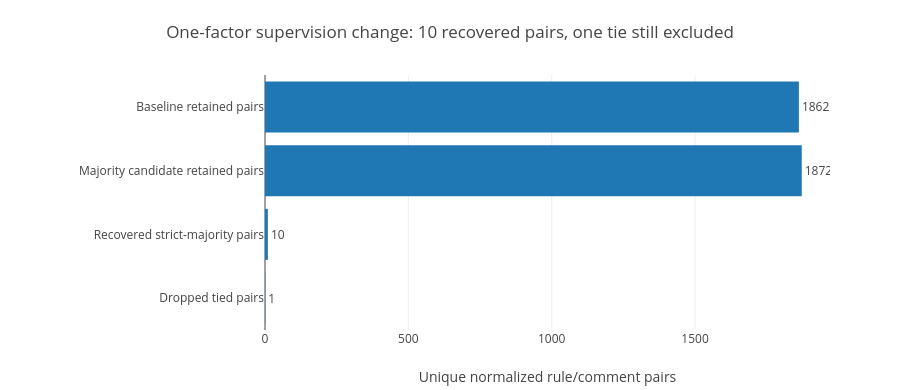

Source (notebook cell):
### Markdown cell above
## What changed in the supervision?

### Code cell
labels = ["Baseline retained pairs", "Majority candidate retained pairs", "Recovered strict-majority pairs", "Dropped tied pairs"]
values = [audit["baseline_retained_pairs"], audit["candidate_retained_pairs"], audit["resolved_majority_pairs"], audit["discarded_tie_pairs"]]
pio.templates.default = "none"
fig = go.Figure(go.Bar(x=values, y=labels, orientation="h", text=values, textposition="outside"))
fig.update_layout(title="One-factor supervision change: 10 recovered pairs, one tie still excluded", height=390, margin=dict(l=265, r=70, t=75, b=60), xaxis_title="Unique normalized rule/comment pairs", yaxis=dict(autorange="reversed", automargin=True), showlegend=False)
display(fig)
maxv=max(values)
rows=[]
for i,(label,value) in enumerate(zip(labels,values)):
    y=80+i*70; width=600*value/maxv if maxv else 0
    rows += [f'<text x="20" y="{y+18}" font-size="14">{label}</text>', f'<rect x="310" y="{y}" width="{width:.1f}" height="28" fill="#4C78A8"/>', f'<text x="{320+width:.1f}" y="{y+20}" font-size="14">{value}</text>']
svg='<svg xmlns="http://www.w3.org/2000/svg" width="1050" height="390" viewBox="0 0 1050 390"><rect width="1050" height="390" fill="white"/><text x="20" y="34" font-size="20">Supervision audit fallback</text>'+''.join(rows)+'</svg>'
display(SVG(svg))

### Figure 1 — Plotly figure (JSON) as saved in the notebook; plotly's stock layout.template omitted (floating-point values rounded to 4 significant figures)
{"data": [{"orientation": "h", "text": ["1862", "1872", "10", "1"], "textposition": "outside", "type": "bar", "x": [1862, 1872, 10, 1], "y": ["Baseline retained pairs", "Majority candidate retained pairs", "Recovered strict-majority pairs", "Dropped tied pairs"]}], "layout": {"height": 390, "margin": {"b": 60, "l": 265, "r": 70, "t": 75}, "showlegend": false, "title": {"text": "One-factor supervision change: 10 recovered pairs, one tie still excluded"}, "xaxis": {"title": {"text": "Unique normalized rule/comment pairs"}}, "yaxis": {"automargin": true, "autorange": "reversed"}}}
